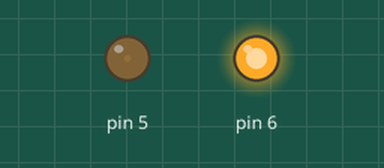
This sketch was run on a simulated Arduino Uno, built with avr-gcc and run on an emulated ATmega328P. On the bench: output pins drawn as LEDs (lit = HIGH).

Above: at 0.05 s.
At 1.3 s:
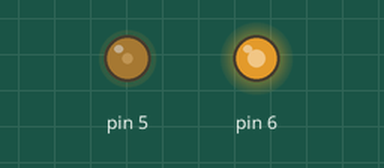
At 2.55 s:
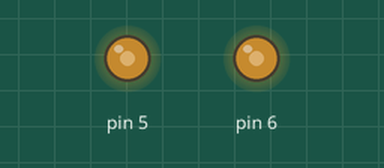
At 5.1 s:
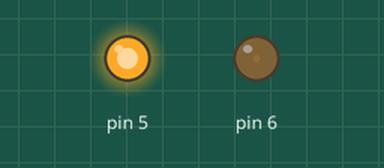
Timing chart, 0 to 6.7 s (numbered marks = the images above):
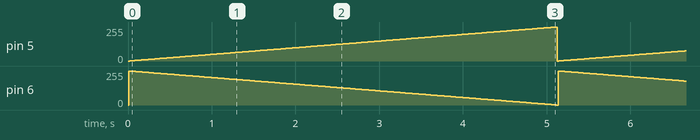

Measured:
- by itself, pin 5: ramps from 0/255 to 255/255 and jumps back, once every 5.1 s
- by itself, pin 6: ramps from 255/255 to 0/255 and jumps back, once every 5.1 s

The sketch:

intensity.ino
```cpp
void setup() {
  // put your setup code here, to run once:
pinMode(5, OUTPUT);
pinMode(6, OUTPUT);
}

void loop() {
  // put your main code here, to run repeatedly:
int i=0, j=0;
for(i=0,j=255; i<=255,j>=0; i++,j--)
{
analogWrite(5,i);
delay(10);
analogWrite(6,j);
delay(10);
}
}
```
